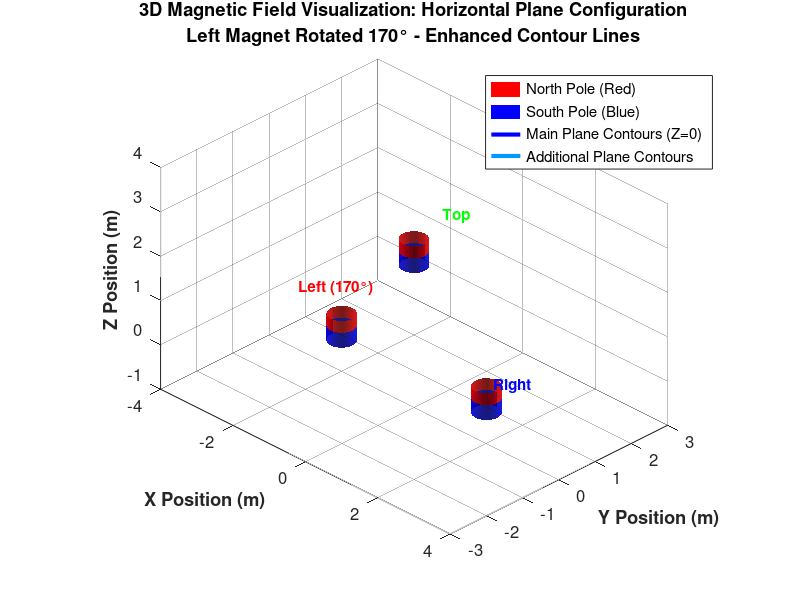

The MATLAB script that drew this image:
function plot_magnetic_isosurfaces_3d()
% PLOT_MAGNETIC_ISOSURFACES_3D - Visualize three permanent magnets and their magnetic field contour lines in 3D
% 
% This function creates a 3D visualization of three permanent magnets (left, right, and top)
% with their magnetic field contour lines (constant magnetic field strength lines).
% All magnets are configured with horizontal plane orientations for better visibility.
%
% Author: Generated for research publication
% Date: 2024

close all;
clear;
clc;

% Define magnet parameters
magnet_radius = 0.3;    % Radius of cylindrical magnets
magnet_height = 0.6;    % Height of cylindrical magnets
magnetic_moment = 15.0;  % Enhanced magnetic dipole moment strength

% Define magnet positions (left, right, top)
magnet_positions = [
    -2.0,  0.0,  0.0;   % Left magnet
     2.0,  0.0,  0.0;   % Right magnet
     0.0,  0.0,  2.5    % Top magnet
];

% Define magnet orientations (ALL in horizontal plane for maximum visibility)
magnet_orientations = [
    cosd(170),  sind(170),  0;    % Left magnet: rotated 170 degrees in XY plane
     1,  0,  0;                   % Right magnet: north pole pointing right (+X)
     0,  1,  0                    % Top magnet: north pole pointing up (+Y)
];

% Display magnet configuration
fprintf('=== Magnetic Field Contour Visualization ===\n');
fprintf('All magnets configured in horizontal plane for optimal visibility\n');
fprintf('Left magnet: Position (%.1f, %.1f, %.1f), Orientation (%.3f, %.3f, %.3f), Rotation: 170°\n', ...
        magnet_positions(1,:), magnet_orientations(1,:));
fprintf('Right magnet: Position (%.1f, %.1f, %.1f), Orientation (%.3f, %.3f, %.3f)\n', ...
        magnet_positions(2,:), magnet_orientations(2,:));
fprintf('Top magnet: Position (%.1f, %.1f, %.1f), Orientation (%.3f, %.3f, %.3f)\n', ...
        magnet_positions(3,:), magnet_orientations(3,:));

% Create figure
figure('Position', [100, 100, 1200, 900]);
hold on;
axis equal;
grid on;
view(45, 30);

% Set up 3D space
xlim([-4, 4]);
ylim([-3, 3]);
zlim([-1, 4]);

% Draw the three magnets as cylinders
fprintf('Drawing magnets...\n');
for i = 1:3
    pos = magnet_positions(i, :);
    orientation = magnet_orientations(i, :);
    
    % Create cylinder coordinates
    [theta, z] = meshgrid(linspace(0, 2*pi, 20), linspace(-magnet_height/2, magnet_height/2, 10));
    x_cyl = magnet_radius * cos(theta);
    y_cyl = magnet_radius * sin(theta);
    z_cyl = z;
    
    % Rotate cylinder for XY plane orientations
    if abs(orientation(3)) < 0.5  % XY plane orientation
        angle = atan2(orientation(2), orientation(1));
        cos_a = cos(angle);
        sin_a = sin(angle);
        
        % Rotate the cylinder
        x_rot = x_cyl * cos_a - y_cyl * sin_a;
        y_rot = x_cyl * sin_a + y_cyl * cos_a;
        z_rot = z_cyl;
    else
        x_rot = x_cyl;
        y_rot = y_cyl;
        z_rot = z_cyl;
    end
    
    % Translate to magnet position
    x_final = x_rot + pos(1);
    y_final = y_rot + pos(2);
    z_final = z_rot + pos(3);
    
    % Create color map for poles
    color_map = zeros(size(z_cyl, 1), size(z_cyl, 2), 3);
    
    % Determine pole orientation for horizontal plane magnets
    north_mask = z > 0;  % Simple pole assignment
    
    % Assign colors: red for north, blue for south
    color_map(:, :, 1) = north_mask;        % Red channel
    color_map(:, :, 3) = ~north_mask;       % Blue channel
    
    % Plot the cylinder
    surf(x_final, y_final, z_final, color_map, 'EdgeColor', 'none', 'FaceAlpha', 0.9);
end

% Add magnet labels
text(magnet_positions(1,1)-0.7, magnet_positions(1,2)-0.5, magnet_positions(1,3)+0.8, ...
     'Left (170°)', 'FontSize', 11, 'FontWeight', 'bold', 'Color', 'red');
text(magnet_positions(2,1)+0.7, magnet_positions(2,2)-0.5, magnet_positions(2,3)+0.8, ...
     'Right', 'FontSize', 11, 'FontWeight', 'bold', 'Color', 'blue');
text(magnet_positions(3,1), magnet_positions(3,2)+0.8, magnet_positions(3,3)+0.5, ...
     'Top', 'FontSize', 11, 'FontWeight', 'bold', 'Color', 'green');

% Generate magnetic field contour lines
fprintf('Calculating magnetic field contours...\n');

% Multiple horizontal planes for better visualization
planes = [
    struct('z', 0, 'color', [0.0, 0.0, 1.0], 'name', 'Z=0'),
    struct('z', 0.5, 'color', [0.0, 0.6, 1.0], 'name', 'Z=0.5'),
    struct('z', -0.5, 'color', [0.6, 0.0, 1.0], 'name', 'Z=-0.5'),
    struct('z', 1.0, 'color', [0.0, 1.0, 0.6], 'name', 'Z=1.0')
];

% Optimized contour levels for horizontal configuration
contour_levels = [1e-4, 3e-4, 1e-3, 3e-3, 1e-2];

for p = 1:length(planes)
    plane = planes(p);
    
    % Create 2D grid for this plane
    [X, Y] = meshgrid(linspace(-4, 4, 100), linspace(-3, 3, 100));
    Z = ones(size(X)) * plane.z;
    
    % Calculate magnetic field magnitude
    B_magnitude = zeros(size(X));
    
    for i = 1:numel(X)
        point = [X(i), Y(i), Z(i)];
        
        % Check if inside any magnet
        inside_magnet = false;
        for j = 1:3
            if norm(point - magnet_positions(j,:)) < magnet_radius * 1.1
                inside_magnet = true;
                break;
            end
        end
        
        if ~inside_magnet
            B_field = calculate_magnetic_field(point, magnet_positions, magnet_orientations, magnetic_moment);
            B_magnitude(i) = norm(B_field);
        else
            B_magnitude(i) = NaN;
        end
    end
    
    % Draw enhanced contour lines
    [C, h] = contour3(X, Y, Z, B_magnitude, contour_levels, ...
                      'LineWidth', 3.0, 'LineColor', plane.color);
    
    % Add contour labels for main plane
    if p == 1
        clabel(C, h, 'FontSize', 9, 'Color', plane.color, 'FontWeight', 'bold');
    end
    
    fprintf('Completed plane %s\n', plane.name);
end

% Enhance plot appearance
xlabel('X Position (m)', 'FontSize', 14, 'FontWeight', 'bold');
ylabel('Y Position (m)', 'FontSize', 14, 'FontWeight', 'bold');
zlabel('Z Position (m)', 'FontSize', 14, 'FontWeight', 'bold');
title({'3D Magnetic Field Visualization: Horizontal Plane Configuration', ...
       'Left Magnet Rotated 170° - Enhanced Contour Lines'}, ...
      'FontSize', 15, 'FontWeight', 'bold');

% Create legend
h1 = patch([0 1 1 0], [0 0 1 1], [0 0 0 0], 'red', 'EdgeColor', 'none', 'Visible', 'off');
h2 = patch([0 1 1 0], [0 0 1 1], [0 0 0 0], 'blue', 'EdgeColor', 'none', 'Visible', 'off');
h3 = plot3(NaN, NaN, NaN, 'b-', 'LineWidth', 3.0);
h4 = plot3(NaN, NaN, NaN, 'Color', [0.0, 0.6, 1.0], 'LineWidth', 3.0);

legend([h1, h2, h3, h4], {'North Pole (Red)', 'South Pole (Blue)', ...
       'Main Plane Contours (Z=0)', 'Additional Plane Contours'}, ...
       'Location', 'northeast', 'FontSize', 11);

% Set lighting
lighting gouraud;
light('Position', [5, 5, 5]);
light('Position', [-5, -5, 5]);

% Set appearance
set(gca, 'Color', 'w');
set(gcf, 'Color', 'w');
set(gca, 'FontSize', 12);
grid on;
set(gca, 'GridAlpha', 0.3);

fprintf('=== Visualization Complete ===\n');
fprintf('Contour levels: ');
fprintf('%.1e ', contour_levels);
fprintf('\n');

end

function B_field = calculate_magnetic_field(point, magnet_positions, magnet_orientations, magnetic_moment)
% Enhanced magnetic field calculation for horizontal plane configuration

B_field = [0, 0, 0];
mu_0_over_4pi = 1e-7;

for i = 1:size(magnet_positions, 1)
    magnet_pos = magnet_positions(i, :);
    magnet_orient = magnet_orientations(i, :);
    
    r_vec = point - magnet_pos;
    r_magnitude = norm(r_vec);
    
    if r_magnitude < 0.1
        continue;
    end
    
    r_unit = r_vec / r_magnitude;
    m_dot_r = dot(magnet_orient, r_unit);
    
    % Enhanced field strength for horizontal configuration
    B_dipole = (mu_0_over_4pi * magnetic_moment * 800) / r_magnitude^3 * ...
               (3 * m_dot_r * r_unit - magnet_orient);
    
    B_field = B_field + B_dipole;
end

end
